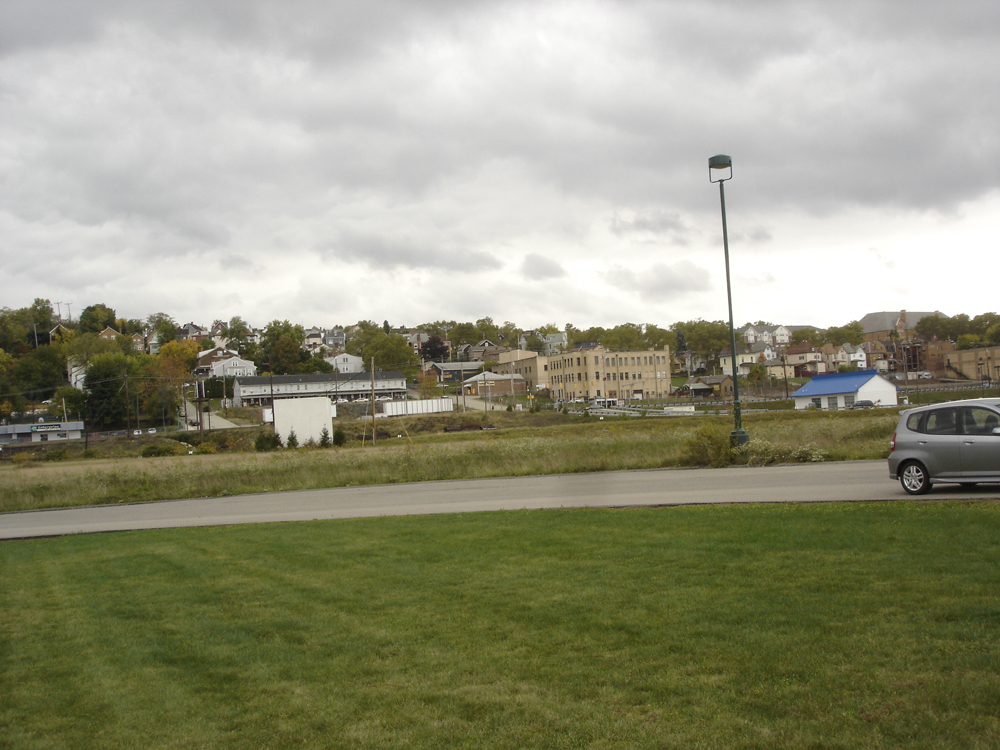
#> input picture HW2/Q2/Working set/I1.jpg, 1000 x 750 px
$ python q1.py
#> lines starting #> are read from the running program, lines starting #| are printed output that depends on the picture
import cv2
import numpy as np
import matplotlib.pyplot as plt

def display_images(images, titles=None):
    for i, img in enumerate(images):
        plt.figure(figsize=(10, 10))
        if len(img.shape) == 2:  # Grayscale image
            plt.imshow(img, cmap='gray')
        else:  # Color image
            plt.imshow(cv2.cvtColor(img, cv2.COLOR_BGR2RGB))
        if titles:
            plt.title(titles[i])
        plt.show()

# Load the images
image1 = cv2.imread('Q2/Working set/I1.jpg')
#> image1 is the input picture: shape (750, 1000, 3); mean B, G, R 125.1, 148.1, 147.9
image2 = cv2.imread('Q2/Working set/I2.jpg')
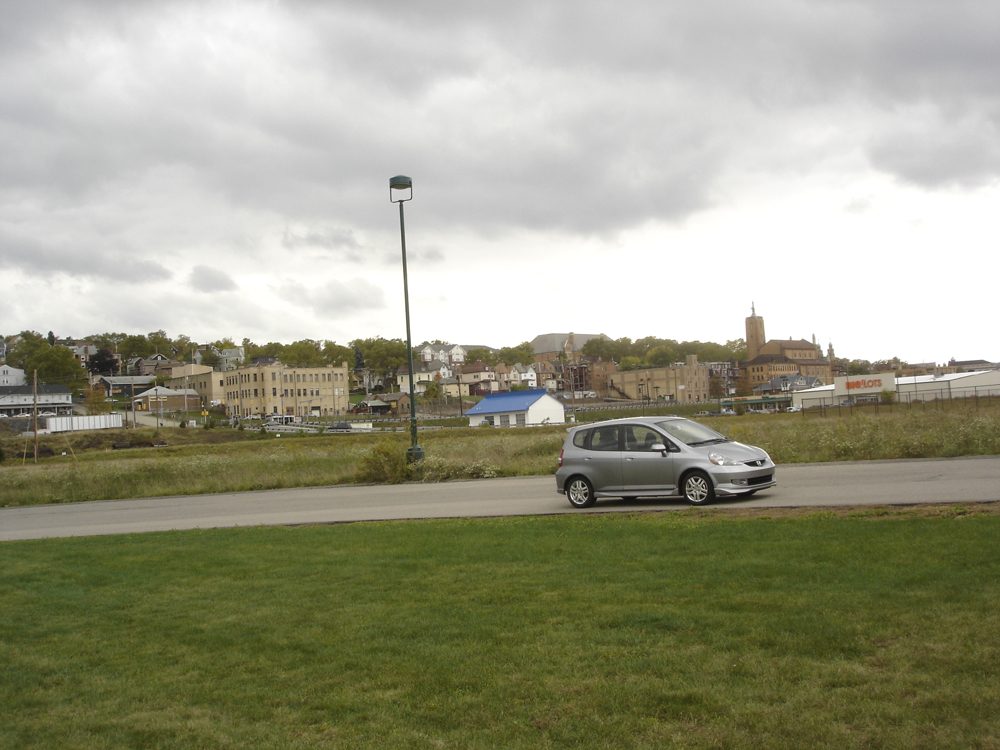
#> input picture HW2/Q2/Working set/I2.jpg, 1000 x 750 px
#> image2 is the input picture: shape (750, 1000, 3); mean B, G, R 134.5, 155.7, 155.6
image3 = cv2.imread('Q2/Working set/I3.jpg')
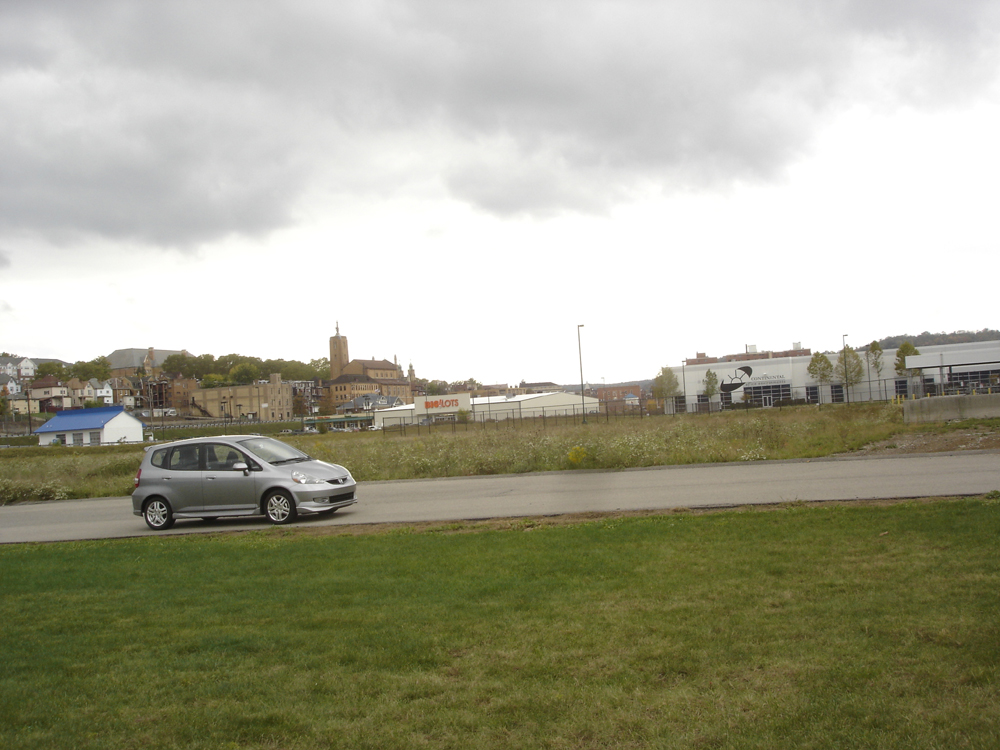
#> input picture HW2/Q2/Working set/I3.jpg, 1000 x 750 px
#> image3 is the input picture: shape (750, 1000, 3); mean B, G, R 144.6, 164.3, 164.9

# Convert to grayscale
gray1 = cv2.cvtColor(image1, cv2.COLOR_BGR2GRAY)
gray2 = cv2.cvtColor(image2, cv2.COLOR_BGR2GRAY)
gray3 = cv2.cvtColor(image3, cv2.COLOR_BGR2GRAY)
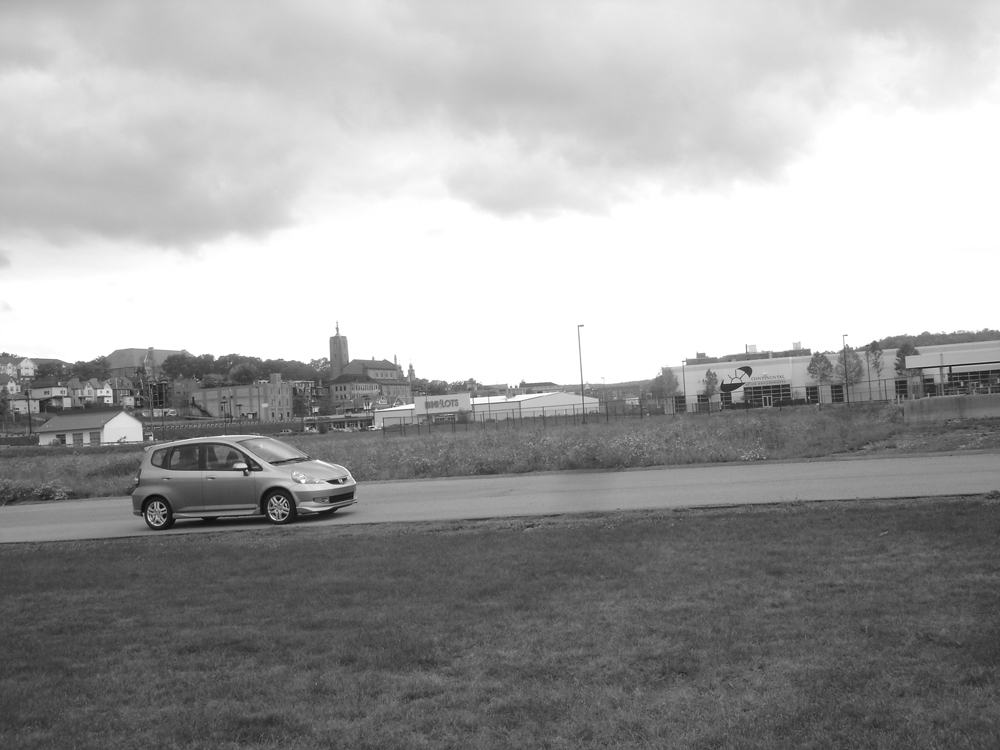
#> gray3: shape (750, 1000); min 13, max 255, mean 162.2

display_images([gray1, gray2, gray3], ['Image 1', 'Image 2', 'Image 3'])
#> the loop in display_images, `for i, img in enumerate(images):` made 3 passes

# Step 2: Detection
sift = cv2.SIFT_create()
keypoints1, descriptors1 = sift.detectAndCompute(gray1, None)
#> keypoints1 = 1616 keypoints; strongest (x, y, size): (236, 352, 2.5), (346, 400, 1.9), (386, 322, 2.9), (190, 452, 2.2)
keypoints2, descriptors2 = sift.detectAndCompute(gray2, None)
#> keypoints2 = 1474 keypoints; strongest (x, y, size): (662, 447, 3.1), (278, 435, 2.1), (763, 461, 3.3), (401, 201, 2.7)
keypoints3, descriptors3 = sift.detectAndCompute(gray3, None)
#> keypoints3 = 1191 keypoints; strongest (x, y, size): (244, 465, 3.2), (123, 428, 21.6), (748, 370, 5.7), (278, 499, 2.4)

# Draw keypoints
img1_with_kp = cv2.drawKeypoints(image1, keypoints1, None)
img2_with_kp = cv2.drawKeypoints(image2, keypoints2, None)
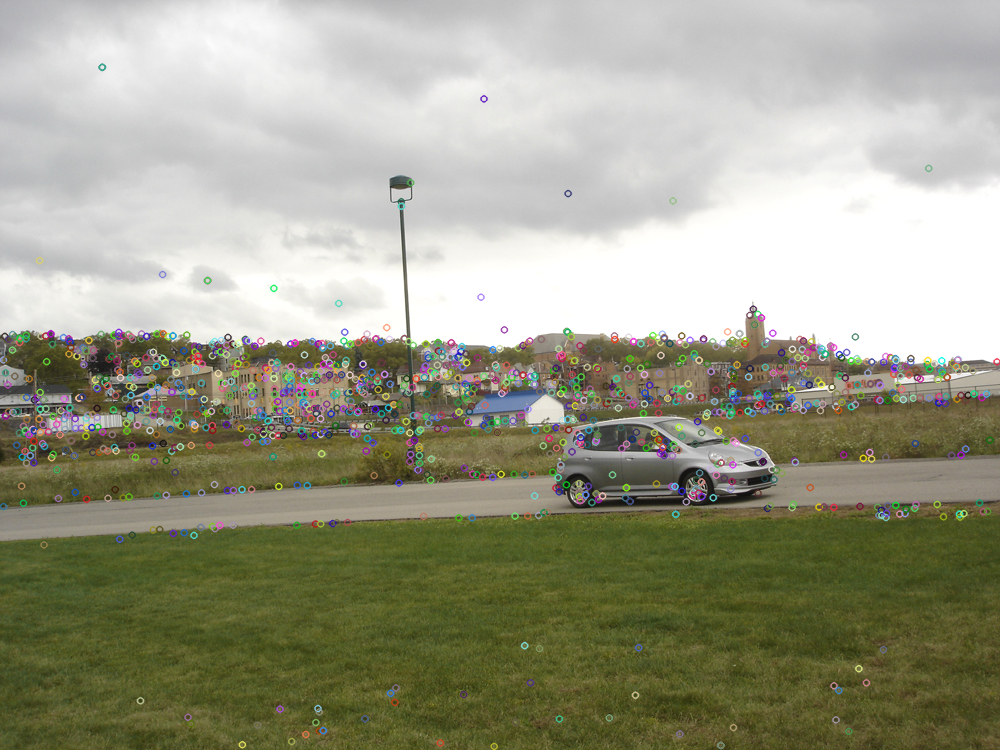
#> img2_with_kp: shape (750, 1000, 3); mean B, G, R 135.6, 156.1, 155.8

display_images([img1_with_kp, img2_with_kp], ['Image 1 Keypoints', 'Image 2 Keypoints'])
#> the loop in display_images (call 2), `for i, img in enumerate(images):` made 2 passes

# Step 3: Matching
bf = cv2.BFMatcher()
matches = bf.knnMatch(descriptors1, descriptors2, k=2)
#> matches = 1616 matches

# Apply ratio test
good_matches = []
for m, n in matches:
    if m.distance < 0.75 * n.distance:
        good_matches.append(m)
#> after the loop, good_matches = 619 matches

# Draw matches
match_img = cv2.drawMatches(image1, keypoints1, image2, keypoints2, good_matches[:50], None, flags=cv2.DrawMatchesFlags_NOT_DRAW_SINGLE_POINTS)
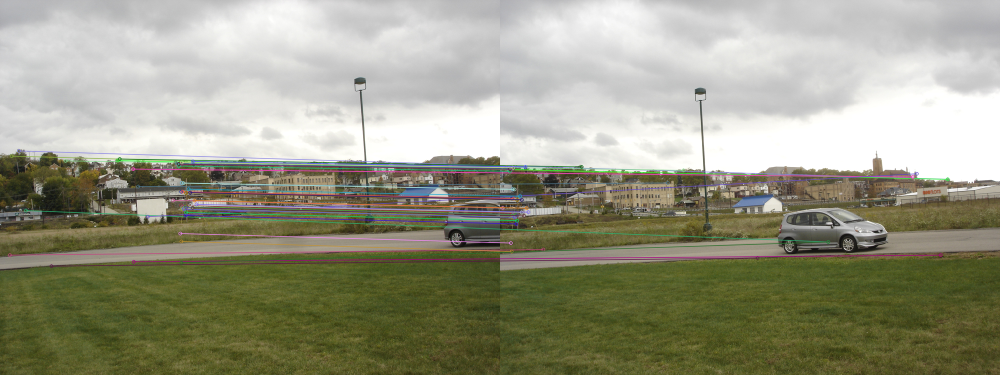
#> match_img: shape (750, 2000, 3) (shown at 1/2 size); mean B, G, R 131, 151.8, 151.6
plt.figure(figsize=(15, 10))
plt.imshow(cv2.cvtColor(match_img, cv2.COLOR_BGR2RGB))
plt.title('Matches')
plt.show()

# Step 4: Homography
if len(good_matches) > 10:
    src_pts = np.float32([keypoints1[m.queryIdx].pt for m in good_matches]).reshape(-1, 1, 2)
#> src_pts = 619 rows, first 8: [19.2, 509.7], [22.82, 311.8], [37.43, 301.3], [51.34, 420.7], [102.4, 531.9], [130.5, 321.2], [235, 320.5], [239, 317.5]
    dst_pts = np.float32([keypoints2[m.trainIdx].pt for m in good_matches]).reshape(-1, 1, 2)
#> dst_pts = 619 rows, first 8: [86.11, 498.8], [254.3, 345.7], [894.9, 358.2], [656, 483.4], [514.6, 515.5], [366.5, 340.3], [894.9, 358.2], [162.8, 333.4]

    H, mask = cv2.findHomography(src_pts, dst_pts, cv2.RANSAC, 5.0)
#> H = [[1.2, -0.018, -401.3], [0.0918, 1.13, -40.51], [0.000203, -1.59e-05, 1]]; mask = 619 values, max 1 at index 13, min 0 at index 0, mean 0.945
    matches_mask = mask.ravel().tolist()
#> matches_mask has the same summary as mask

    h, w = gray1.shape
#> h = 750; w = 1000
    pts = np.float32([[0, 0], [0, h-1], [w-1, h-1], [w-1, 0]]).reshape(-1, 1, 2)
#> pts = [[0, 0], [0, 749], [999, 749], [999, 0]]
    dst = cv2.perspectiveTransform(pts, H)
#> dst = [[-401.3, -40.51], [-419.8, 812], [654.8, 750.8], [659.5, 42.53]]

    img2 = cv2.polylines(image2, [np.int32(dst)], True, 255, 3, cv2.LINE_AA)

    plt.figure(figsize=(15, 10))
    plt.imshow(cv2.cvtColor(img2, cv2.COLOR_BGR2RGB))
    plt.title('Homography')
    plt.show()
else:
    print("Not enough matches found")

# Step 5: Mapping
result = cv2.warpPerspective(image1, H, (image1.shape[1] + image2.shape[1], image1.shape[0]))
result[0:image2.shape[0], 0:image2.shape[1]] = image2
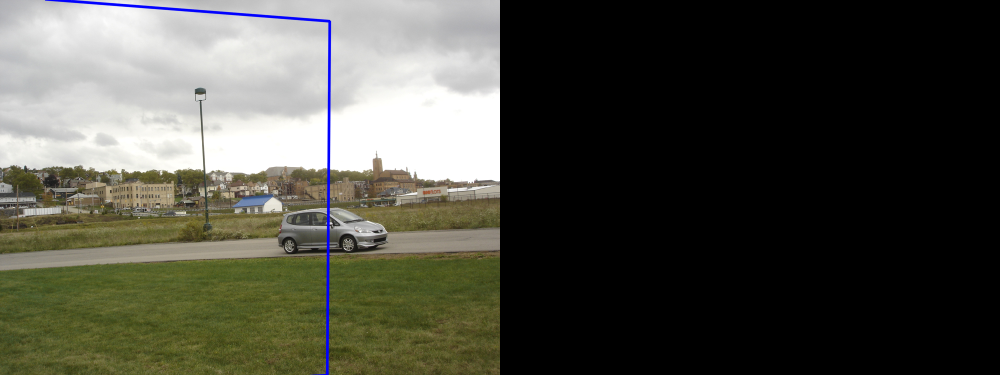
#> result: shape (750, 2000, 3) (shown at 1/2 size); mean B, G, R 67.6, 77, 77

plt.figure(figsize=(15, 10))
plt.imshow(cv2.cvtColor(result, cv2.COLOR_BGR2RGB))
plt.title('Warped Image')
plt.show()

# Step 6: Merging I
def create_panorama(img1, img2, H):
    result = cv2.warpPerspective(img1, H, (img1.shape[1] + img2.shape[1], img1.shape[0]))
    result[0:img2.shape[0], 0:img2.shape[1]] = img2
    return result

panorama = create_panorama(image1, image2, H)
plt.figure(figsize=(15, 10))
plt.imshow(cv2.cvtColor(panorama, cv2.COLOR_BGR2RGB))
plt.title('Panorama')
plt.show()

# Step 8: Generalizing I (Add the third image)
keypoints1_3, descriptors1_3 = sift.detectAndCompute(result, None)
#> keypoints1_3 = 1568 keypoints; strongest (x, y, size): (658, 43, 5.5), (994, 355, 10.1), (278, 435, 2.1), (987, 346, 20.9)
matches3 = bf.knnMatch(descriptors1_3, descriptors3, k=2)
#> matches3 = 1568 matches

good_matches3 = []
for m, n in matches3:
    if m.distance < 0.75 * n.distance:
        good_matches3.append(m)
#> after the loop, good_matches3 = 399 matches

if len(good_matches3) > 10:
    src_pts3 = np.float32([keypoints1_3[m.queryIdx].pt for m in good_matches3]).reshape(-1, 1, 2)
#> src_pts3 = 399 rows, first 8: [127.9, 334], [186.3, 334.5], [197.5, 355.7], [254.3, 345.7], [277.8, 343.3], [285.4, 375.5], [303.7, 375.1], [310.8, 374.8]
    dst_pts3 = np.float32([keypoints3[m.trainIdx].pt for m in good_matches3]).reshape(-1, 1, 2)
#> dst_pts3 = 399 rows, first 8: [947.5, 332.5], [210.5, 353], [770.2, 355], [656.8, 378.6], [384.8, 360.6], [765.4, 404.4], [765.4, 404.4], [765.4, 404.4]

    H3, mask3 = cv2.findHomography(src_pts3, dst_pts3, cv2.RANSAC, 5.0)
#> H3 = [[1.27, -0.0171, -543.5], [0.119, 1.19, -61.93], [0.000272, -9.63e-06, 1]]; mask3 = 399 values, max 1 at index 13, min 0 at index 0, mean 0.942
    matches_mask3 = mask3.ravel().tolist()
#> matches_mask3 has the same summary as mask3

    panorama3 = create_panorama(result, image3, H3)
#> in create_panorama (call 2), `result[0:img2.shape[0], 0:img2.shape[1]] = img2`:
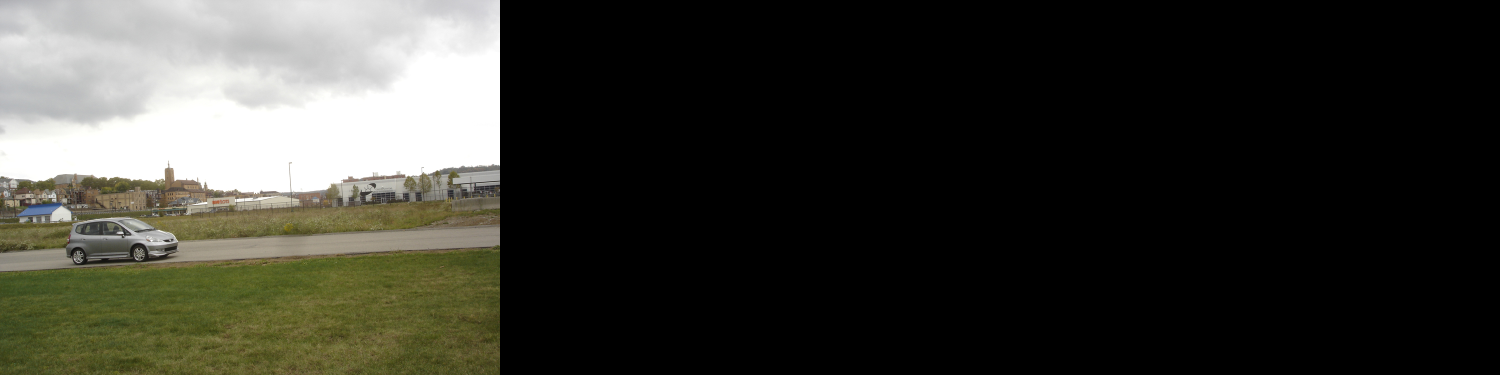
#> result: shape (750, 3000, 3) (shown at 1/2 size); mean B, G, R 48.2, 54.8, 55
    plt.figure(figsize=(15, 10))
    plt.imshow(cv2.cvtColor(panorama3, cv2.COLOR_BGR2RGB))
    plt.title('Panorama with Three Images')
    plt.show()
else:
    print("Not enough matches found for the third image")
